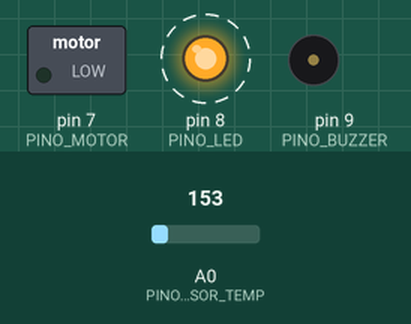
This sketch was run on a simulated Arduino Uno, built with avr-gcc and run on an emulated ATmega328P. On the bench: switched loads named in the sketch (green lamp = pin HIGH), output pins drawn as LEDs (lit = HIGH), buzzer (waves = sounding). Dashed ring = blinking. The test bench sets the inputs (shaded band); at power-on: A0 (PINO_SENSOR_TEMP) = 153. What the sketch prints to the serial monitor is not drawn.

Above: at 1.6 s.
Timing chart, 0 to 5.7 s (numbered marks = the images above):
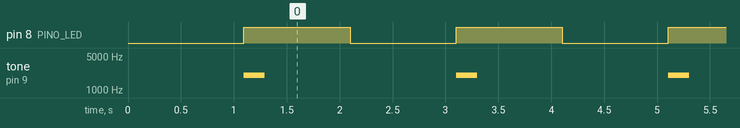

The sketch:

sensor-temperatura-beppante.ino
```cpp
// Definições dos pinos
#define PINO_SENSOR_TEMP A0     // Pino analógico para o sensor de temperatura
#define PINO_MOTOR 7             // Pino digital para controlar o motor
#define PINO_LED 8                // Pino para o LED de alerta
#define PINO_BUZZER 9             // Pino para o buzzer

// Limites de temperatura
#define TEMPERATURA_LIMITE_MOTOR 30.0  // Temperatura para ligar o motor
#define TEMPERATURA_CRITICA 50.0       // Temperatura crítica para alerta

// Constantes do sensor (para LM35)
#define TENSAO_REFERENCIA 5.0    // Tensão de referência do Arduino (5V)
#define RESOLUCAO_ADC 1023.0     // Resolução do ADC (10 bits = 1023)
#define FATOR_LM35 10.0           // LM35: 10mV por °C

// Variáveis de estado
bool motorLigado = false;
bool alertaAtivo = false;
unsigned long ultimoBeep = 0;
bool estadoLed = false;

void setup() {
  // Inicia comunicação serial
  Serial.begin(9600);
  Serial.println("Sistema com Sensor Analógico de Temperatura Iniciado!");
  Serial.println("==================================================");

  // Configura pinos de saída
  pinMode(PINO_MOTOR, OUTPUT);
  pinMode(PINO_LED, OUTPUT);
  pinMode(PINO_BUZZER, OUTPUT);

  // Garante que tudo comece desligado
  digitalWrite(PINO_MOTOR, LOW);
  digitalWrite(PINO_LED, LOW);
  digitalWrite(PINO_BUZZER, LOW);

  delay(1000);
}

void loop() {
  // Faz a leitura do sensor analógico
  int valorSensor = analogRead(PINO_SENSOR_TEMP);

  // Converte para temperatura (para LM35)
  float tensao = (valorSensor * TENSAO_REFERENCIA) / RESOLUCAO_ADC;
  float temperatura = tensao * 100.0;  // LM35: 10mV/°C -> 1V = 100°C

  // Para TMP36 (comente a linha acima e use esta):
  // float temperatura = (tensao - 0.5) * 100.0;  // TMP36: 0.5V offset, 10mV/°C

  // Exibe os valores no Monitor Serial
  Serial.print("Valor ADC: ");
  Serial.print(valorSensor);
  Serial.print(" | Tensão: ");
  Serial.print(tensao, 3);
  Serial.print("V | Temperatura: ");
  Serial.print(temperatura, 1);
  Serial.println(" °C");

  // ===== VERIFICAÇÃO DE TEMPERATURA CRÍTICA (>50°C) =====
  if (temperatura > TEMPERATURA_CRITICA) {
    // Ativa alerta crítico
    if (!alertaAtivo) {
      Serial.println("!!! ALERTA CRÍTICO: Temperatura acima de 50°C !!!");
      alertaAtivo = true;
    }

    // Aciona LED e buzzer (padrão de alerta)
    acionarAlertaCritico();

  } else {
    // Se temperatura normalizou e estava em alerta, desliga tudo
    if (alertaAtivo) {
      Serial.println("--- Temperatura normalizada. Alertas desligados. ---");
      desligarAlertas();
    }

    // ===== CONTROLE NORMAL DO MOTOR =====
    if (temperatura > TEMPERATURA_LIMITE_MOTOR) {
      // Liga motor se necessário
      if (!motorLigado) {
        digitalWrite(PINO_MOTOR, HIGH);
        motorLigado = true;
        Serial.println(">> MOTOR LIGADO - Temperatura acima do limite (30°C)");
      }
    } else {
      // Desliga motor se necessário
      if (motorLigado) {
        digitalWrite(PINO_MOTOR, LOW);
        motorLigado = false;
        Serial.println(">> MOTOR DESLIGADO - Temperatura normalizada");
      }
    }
  }

  Serial.println("---");
  delay(1000);  // Aguarda 1 segundo (sensor analógico não precisa de delay longo)
}

// Função para acionar o alerta crítico
void acionarAlertaCritico() {
  unsigned long agora = millis();

  // Padrão de alerta: LED piscando rápido e beeps intermitentes
  if (agora - ultimoBeep > 300) {  // A cada 300ms
    ultimoBeep = agora;

    // Alterna estado do LED
    estadoLed = !estadoLed;
    digitalWrite(PINO_LED, estadoLed);

    // Se LED acendeu, dá beep
    if (estadoLed) {
      tone(PINO_BUZZER, 2000, 200);  // Beep de 2000Hz por 200ms
    }
  }

  // Mensagem de alerta a cada 5 segundos no serial
  static unsigned long ultimaMsg = 0;
  if (agora - ultimaMsg > 5000) {
    ultimaMsg = agora;
    Serial.println("!!! SISTEMA EM ALERTA CRÍTICO - TEMPERATURA > 50°C !!!");
  }
}

// Função para desligar todos os alertas
void desligarAlertas() {
  digitalWrite(PINO_LED, LOW);
  noTone(PINO_BUZZER);
  alertaAtivo = false;
  estadoLed = false;
}
```

Measured:
- by itself, pin 8 (PINO_LED): alternates HIGH for 1.0 s and LOW for 1.0 s
- by itself, tone on pin 9 (PINO_BUZZER): alternates 2000 Hz for 0.20 s and silent for 1.8 s
